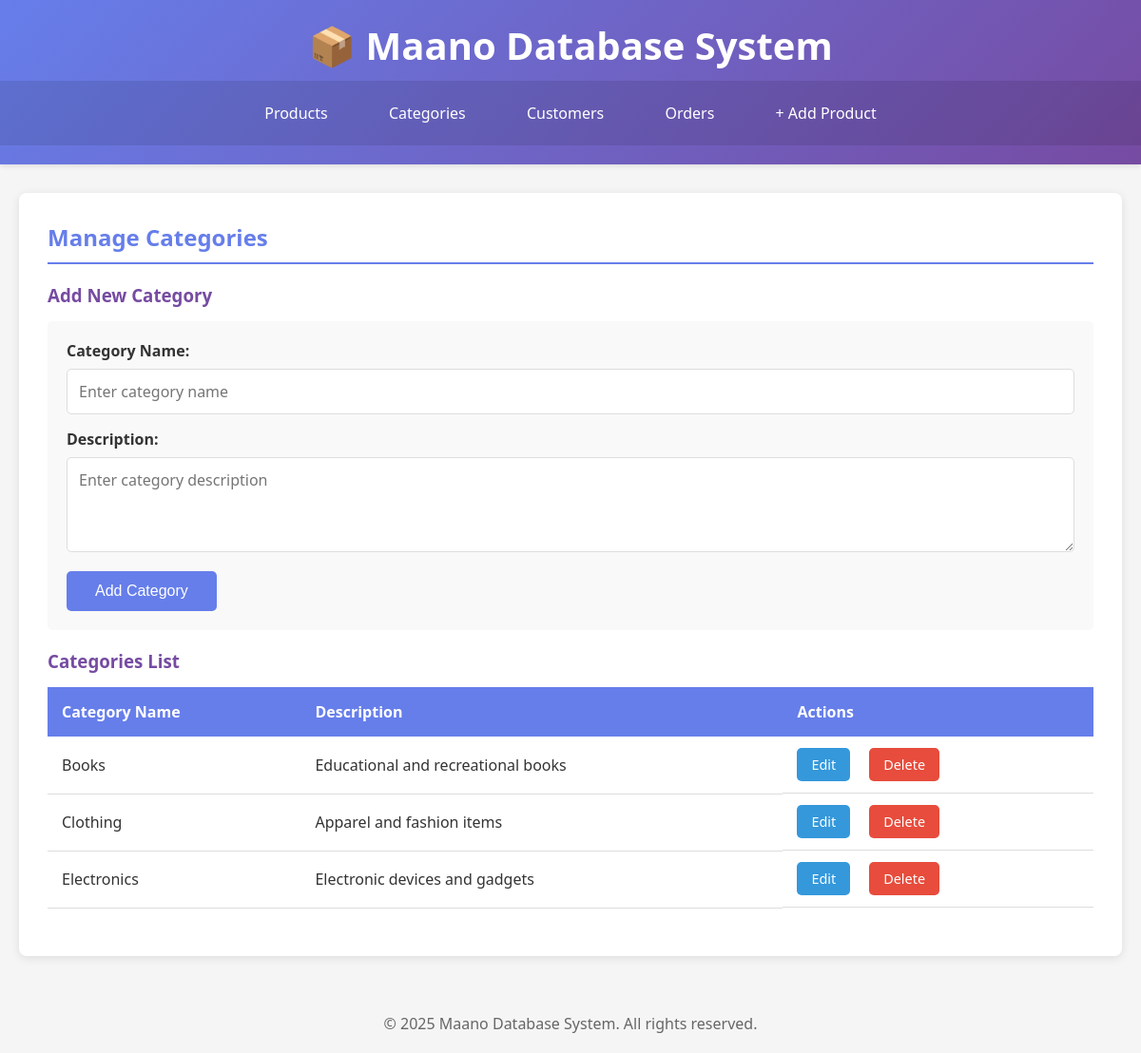
Page /manage_categories.php on the committed database.
### tables this page shows
CREATE TABLE IF NOT EXISTS categories (
    id INT PRIMARY KEY AUTO_INCREMENT,
    category_name VARCHAR(100) NOT NULL UNIQUE,
    description TEXT,
    created_at TIMESTAMP DEFAULT CURRENT_TIMESTAMP
);

### manage_categories.php (the view, shortened to what this page needs)
<?php
include 'database.php';
$query = "SELECT * FROM categories ORDER BY category_name ASC";
$result = $conn->query($query);
?>
<!DOCTYPE html>
<html lang="en">
<head>
    <link rel="stylesheet" href="style.css">
</head>
<body>
    <header>
        <h1>📦 Maano Database System</h1>
        <nav>
            <a href="index.php">Products</a>
            <a href="manage_categories.php">Categories</a>
            <a href="manage_customers.php">Customers</a>
            <a href="view_orders.php">Orders</a>
            <a href="add_product.php">+ Add Product</a>
        </nav>
    </header>
    <div class="container">
        <div class="content">
            <h2>Manage Categories</h2>
            <h3>Add New Category</h3>
            <form method="POST" action="add_category.php">
                <label for="category_name">Category Name:</label>
                <input type="text" id="category_name" name="category_name" required placeholder="Enter category name">
                <label for="description">Description:</label>
                <textarea id="description" name="description" placeholder="Enter category description"></textarea>
                <button type="submit">Add Category</button>
            </form>
            <h3>Categories List</h3>
            <?php
            if ($result->num_rows > 0) {
                echo '<table>';
                echo '<thead>';
                echo '<tr>';
                echo '<th>Category Name</th>';
                echo '<th>Description</th>';
                echo '<th>Actions</th>';
                echo '</tr>';
                echo '</thead>';
                echo '<tbody>';
                while ($row = $result->fetch_assoc()) {
                    echo '<tr>';
                    echo '<td>' . htmlspecialchars($row['category_name']) . '</td>';
                    echo '<td>' . htmlspecialchars($row['description'] ?? '') . '</td>';
                    echo '<td class="actions">';
                    echo '<a href="edit_category.php?id=' . $row['id'] . '" class="btn btn-edit">Edit</a>';
                    echo '<a href="delete_category.php?id=' . $row['id'] . '" class="btn btn-delete" onclick="return confirm(\'Are you sure?\');">Delete</a>';
                    echo '</td>';
                    echo '</tr>';
                }
                echo '</tbody>';
                echo '</table>';
            } else {
                echo '<div class="info">No categories found. Add your first category above.</div>';
            }
            ?>
        </div>
    </div>
    <footer>
        <p>&copy; 2025 Maano Database System. All rights reserved.</p>
    </footer>
</body>
</html>

### style.css (style rules this page uses)
* { margin: 0; padding: 0; box-sizing: border-box; }
body { font-family: 'Segoe UI', Tahoma, Geneva, Verdana, sans-serif; background-color: #f5f5f5; color: #333; }
header { background: linear-gradient(135deg, #667eea 0%, #764ba2 100%); color: white; padding: 20px 0; box-shadow: 0 2px 5px rgba(0,0,0,0.1); margin-bottom: 30px; }
header h1 { text-align: center; font-size: 2.5em; margin-bottom: 10px; }
nav { text-align: center; background-color: rgba(0,0,0,0.1); padding: 15px 0; }
nav a { color: white; text-decoration: none; margin: 0 15px; padding: 8px 15px; border-radius: 5px; transition: background-color 0.3s; display: inline-block; }
.container { max-width: 1200px; margin: 0 auto; padding: 0 20px; }
.content { background: white; padding: 30px; border-radius: 8px; box-shadow: 0 2px 10px rgba(0,0,0,0.1); margin-bottom: 30px; }
h2 { color: #667eea; margin-bottom: 20px; border-bottom: 2px solid #667eea; padding-bottom: 10px; }
h3 { color: #764ba2; margin-top: 20px; margin-bottom: 15px; }
form { background-color: #f9f9f9; padding: 20px; border-radius: 5px; margin-bottom: 20px; }
form label { display: block; margin-bottom: 8px; font-weight: 600; color: #333; }
form input, form select, form textarea { width: 100%; padding: 12px; margin-bottom: 15px; border: 1px solid #ddd; border-radius: 5px; font-size: 1em; font-family: inherit; }
form textarea { resize: vertical; min-height: 100px; }
button { background-color: #667eea; color: white; padding: 12px 30px; border: none; border-radius: 5px; font-size: 1em; cursor: pointer; transition: background-color 0.3s; margin-right: 10px; }
table { width: 100%; border-collapse: collapse; margin-bottom: 20px; }
table th { background-color: #667eea; color: white; padding: 15px; text-align: left; }
table td { padding: 12px 15px; border-bottom: 1px solid #ddd; }
table a { color: #667eea; text-decoration: none; margin-right: 10px; }
.actions { display: flex; gap: 10px; }
.actions a { display: inline-block; }
.btn { display: inline-block; padding: 8px 15px; background-color: #667eea; color: white; text-decoration: none; border-radius: 5px; transition: background-color 0.3s; border: none; cursor: pointer; font-size: 0.9em; }
.btn-edit { background-color: #3498db; }
.btn-delete { background-color: #e74c3c; }
footer { text-align: center; color: #666; padding: 20px; margin-top: 40px; }

### rows in the picture
categories: category_name "Books", description "Educational and recreational books"
categories: category_name "Clothing", description "Apparel and fashion items"
categories: category_name "Electronics", description "Electronic devices and gadgets"
